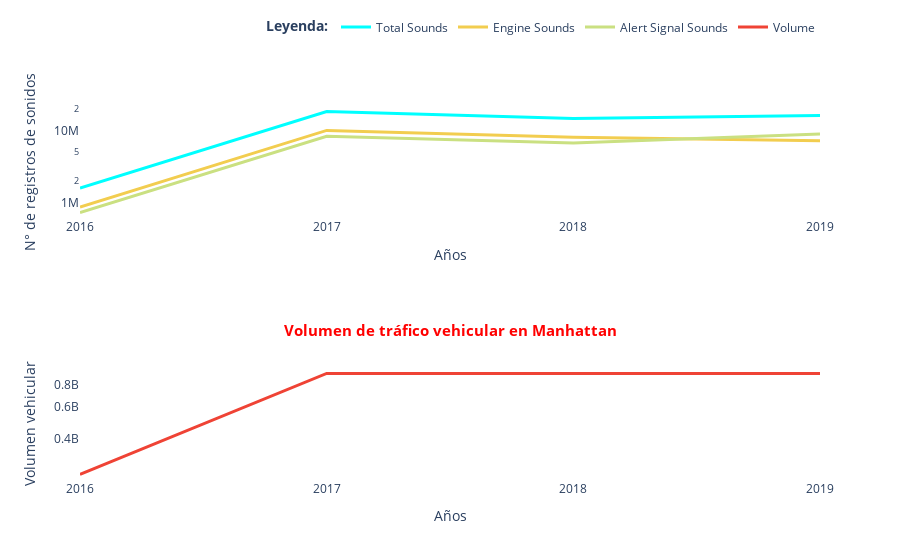

The notebook cell saved with this chart:
### Code cell
plot_count_sounds_vehvol(data_v0, 'manhattan')

### Figure 1 — Plotly figure (JSON) as saved in the notebook; plotly's stock layout.template omitted (floating-point values rounded to 4 significant figures)
{"data": [{"line": {"color": "aqua", "width": 3}, "mode": "lines", "name": "Total Sounds", "type": "scatter", "x": [2016, 2017, 2018, 2019], "xaxis": "x", "y": [1582152, 18374070, 14776476, 16216200], "yaxis": "y"}, {"line": {"color": "#f2cd4f", "width": 3}, "mode": "lines", "name": "Engine Sounds", "type": "scatter", "x": [2016, 2017, 2018, 2019], "xaxis": "x", "y": [862290, 10056618, 8053188, 7230366], "yaxis": "y"}, {"line": {"color": "#cae081", "width": 3}, "mode": "lines", "name": "Alert Signal Sounds", "type": "scatter", "x": [2016, 2017, 2018, 2019], "xaxis": "x", "y": [719862, 8317452, 6723288, 8985834], "yaxis": "y"}, {"line": {"color": "#ef4335", "width": 3}, "mode": "lines", "name": "Volume", "type": "scatter", "x": [2016, 2017, 2018, 2019], "xaxis": "x2", "y": [252800000.0, 923300000.0, 923300000.0, 923300000.0], "yaxis": "y2"}], "layout": {"annotations": [{"font": {"color": "red", "size": 15}, "showarrow": false, "text": "<b>Cantidad de registros de sonidos en Manhattan</b>", "x": 0.5, "xref": "paper", "y": 1.35, "yref": "paper"}, {"font": {"color": "red", "size": 15}, "showarrow": false, "text": "<b>Volumen de tráfico vehicular en Manhattan</b>", "x": 0.5, "xref": "paper", "y": 0.4, "yref": "paper"}], "legend": {"bgcolor": "rgba(0,0,0,0)", "font": {"size": 12}, "orientation": "h", "title": {"text": "<b>Leyenda:</b>"}, "x": 1, "xanchor": "right", "y": 1.25, "yanchor": "top"}, "plot_bgcolor": "rgba(0,0,0,0)", "xaxis": {"anchor": "y", "domain": [0, 1], "dtick": "M12", "range": [2016, 2019], "tickformat": "%Y", "title": {"text": "Años"}}, "xaxis2": {"anchor": "y2", "domain": [0, 1], "dtick": "M12", "range": [2016, 2019], "tickformat": "%Y", "title": {"text": "Años"}}, "yaxis": {"anchor": "x", "domain": [0.7, 1], "title": {"text": "N° de registros de sonidos"}, "type": "log"}, "yaxis2": {"anchor": "x2", "domain": [0, 0.3], "title": {"text": "Volumen vehicular"}, "type": "log"}}}
